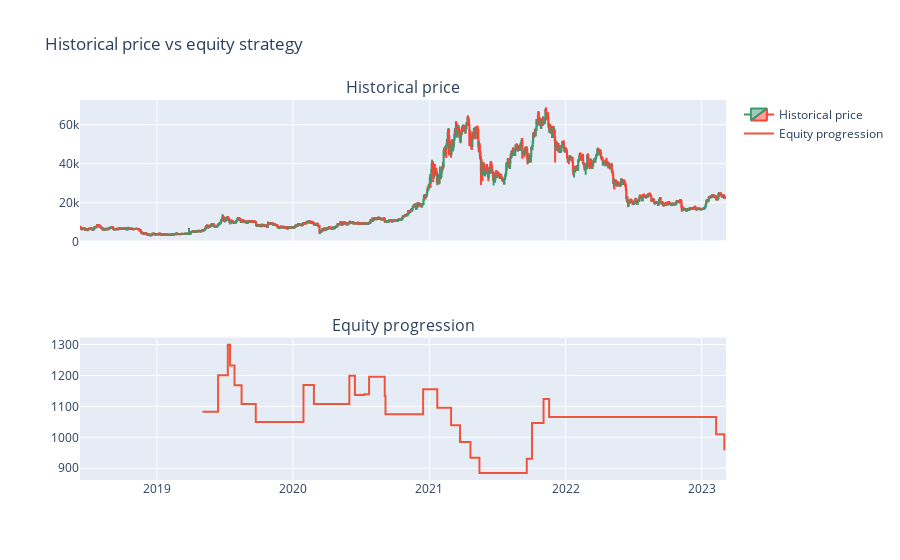

The cell this chart's notebook holds for it:
### Code cell
def buy_func(row: pd.Series, prev_row: pd.Series) -> bool:
    return True if row.Fischer10 <= low_threashold and prev_row.Fischer10 >= low_threashold and row.Close >= row.EMA160 else False


def sell_func(row: pd.Series, prev_row: pd.Series, timeframe_count: int) -> bool:
    return True if row.Fischer10 >= high_threashold and prev_row.Fischer10 <= high_threashold else False


long_only_backtester(df_BTC, buy_func, sell_func, stop_loss=0.05)

### Figure 1 — Plotly figure (JSON) as saved in the notebook; plotly's stock layout.template omitted (floating-point values rounded to 4 significant figures; data arrays with more than 128 entries replaced by an {"elided": "..."} marker saying what was removed)
{"data": [{"close": {"elided": "1733 float values"}, "high": {"elided": "1733 float values"}, "low": {"elided": "1733 float values"}, "name": "Historical price", "open": {"elided": "1733 float values"}, "type": "candlestick", "x": {"elided": "1733 str values"}, "xaxis": "x", "yaxis": "y"}, {"line": {"shape": "hv"}, "name": "Equity progression", "type": "scatter", "x": ["2019-05-03T02:00:00", "2019-06-14T02:00:00", "2019-07-10T02:00:00", "2019-07-16T02:00:00", "2019-07-28T02:00:00", "2019-08-16T02:00:00", "2019-09-23T02:00:00", "2020-01-29T01:00:00", "2020-02-26T01:00:00", "2020-05-31T02:00:00", "2020-06-15T02:00:00", "2020-07-10T02:00:00", "2020-07-23T02:00:00", "2020-09-03T02:00:00", "2020-09-05T02:00:00", "2020-12-15T01:00:00", "2021-01-22T01:00:00", "2021-02-28T01:00:00", "2021-03-24T01:00:00", "2021-04-21T02:00:00", "2021-05-15T02:00:00", "2021-09-19T02:00:00", "2021-10-03T02:00:00", "2021-11-03T01:00:00", "2021-11-18T01:00:00", "2023-02-09T01:00:00", "2023-03-03T01:00:00"], "xaxis": "x2", "y": [1083.0, 1201.0, 1300.0, 1232.0, 1168.0, 1107.0, 1050.0, 1169.0, 1108.0, 1199.0, 1137.0, 1139.0, 1196.0, 1134.0, 1075.0, 1156.0, 1096.0, 1039.0, 984.7, 933.5, 885.0, 930.4, 1046.0, 1124.0, 1066.0, 1010.0, 957.7], "yaxis": "y2"}], "layout": {"annotations": [{"font": {"size": 16}, "showarrow": false, "text": "Historical price", "x": 0.5, "xanchor": "center", "xref": "paper", "y": 1, "yanchor": "bottom", "yref": "paper"}, {"font": {"size": 16}, "showarrow": false, "text": "Equity progression", "x": 0.5, "xanchor": "center", "xref": "paper", "y": 0.375, "yanchor": "bottom", "yref": "paper"}], "showlegend": true, "title": {"text": "Historical price vs equity strategy"}, "xaxis": {"anchor": "y", "domain": [0, 1], "matches": "x2", "rangeslider": {"visible": false}, "showticklabels": false}, "xaxis2": {"anchor": "y2", "domain": [0, 1]}, "yaxis": {"anchor": "x", "domain": [0.625, 1]}, "yaxis2": {"anchor": "x2", "domain": [0, 0.375]}}}
